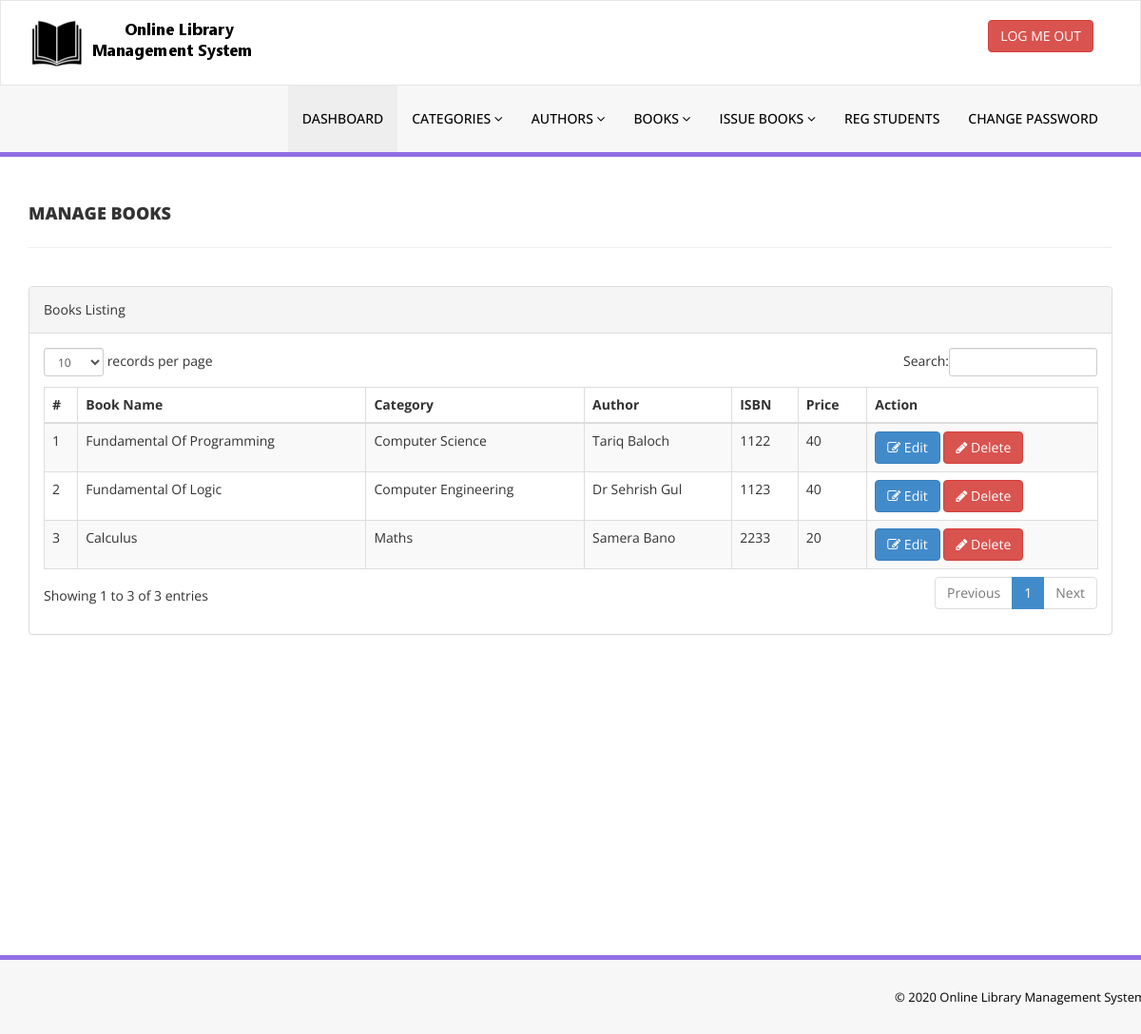
The app's page /library/admin/manage-books.php (signed in) with its own data.
### tables this page shows
CREATE TABLE `tblbooks` (
  `id` int(11) NOT NULL,
  `BookName` varchar(255) DEFAULT NULL,
  `CatId` int(11) DEFAULT NULL,
  `AuthorId` int(11) DEFAULT NULL,
  `ISBNNumber` int(11) DEFAULT NULL,
  `BookPrice` int(11) DEFAULT NULL,
  `RegDate` timestamp NULL DEFAULT current_timestamp(),
  `UpdationDate` timestamp NULL DEFAULT NULL ON UPDATE current_timestamp()
);

CREATE TABLE `tblcategory` (
  `id` int(11) NOT NULL,
  `CategoryName` varchar(150) DEFAULT NULL,
  `Status` int(1) DEFAULT NULL,
  `CreationDate` timestamp NULL DEFAULT current_timestamp(),
  `UpdationDate` timestamp NULL DEFAULT '0000-00-00 00:00:00' ON UPDATE current_timestamp()
);

CREATE TABLE `tblauthors` (
  `id` int(11) NOT NULL,
  `AuthorName` varchar(159) DEFAULT NULL,
  `creationDate` timestamp NULL DEFAULT current_timestamp(),
  `UpdationDate` timestamp NULL DEFAULT NULL ON UPDATE current_timestamp()
);

### library/admin/manage-books.php (the view, shortened to what this page needs)
<?php
include('includes/config.php');
if(strlen($_SESSION['alogin'])==0)
    {
header('location:index.php');
}
else{
    ?>
<!DOCTYPE html>
<html xmlns="http://www.w3.org/1999/xhtml">
<head>
    <link href="assets/css/bootstrap.css" rel="stylesheet" />
    <link href="assets/css/font-awesome.css" rel="stylesheet" />
    <link href="assets/js/dataTables/dataTables.bootstrap.css" rel="stylesheet" />
    <link href="assets/css/style.css" rel="stylesheet" />
</head>
<body>
<?php include('includes/header.php');?>
    <div class="content-wrapper">
         <div class="container">
        <div class="row pad-botm">
            <div class="col-md-12">
                <h4 class="header-line">Manage Books</h4>
    </div>
     <div class="row">
</div>
        </div>
            <div class="row">
                <div class="col-md-12">
                    <div class="panel panel-default">
                        <div class="panel-heading">
                           Books Listing
                        </div>
                        <div class="panel-body">
                            <div class="table-responsive">
                                <table class="table table-striped table-bordered table-hover" id="dataTables-example">
                                    <thead>
                                        <tr>
                                            <th>#</th>
                                            <th>Book Name</th>
                                            <th>Category</th>
                                            <th>Author</th>
                                            <th>ISBN</th>
                                            <th>Price</th>
                                            <th>Action</th>
                                        </tr>
                                    </thead>
                                    <tbody>
<?php $sql = "SELECT tblbooks.BookName,tblcategory.CategoryName,tblauthors.AuthorName,tblbooks.ISBNNumber,tblbooks.BookPrice,tblbooks.id as bookid from  tblbooks join tblcategory on tblcategory.id=tblbooks.CatId join tblauthors on tblauthors.id=tblbooks.AuthorId";
$query = $dbh -> prepare($sql);
$query->execute();
$results=$query->fetchAll(PDO::FETCH_OBJ);
$cnt=1;
if($query->rowCount() > 0)
{
foreach($results as $result)
{               ?>
                                        <tr class="odd gradeX">
                                            <td class="center"><?php echo htmlentities($cnt);?></td>
                                            <td class="center"><?php echo htmlentities($result->BookName);?></td>
                                            <td class="center"><?php echo htmlentities($result->CategoryName);?></td>
                                            <td class="center"><?php echo htmlentities($result->AuthorName);?></td>
                                            <td class="center"><?php echo htmlentities($result->ISBNNumber);?></td>
                                            <td class="center"><?php echo htmlentities($result->BookPrice);?></td>
                                            <td class="center">
                                            <a href="edit-book.php?bookid=<?php echo htmlentities($result->bookid);?>"><button class="btn btn-primary"><i class="fa fa-edit "></i> Edit</button>
                                          <a href="manage-books.php?del=<?php echo htmlentities($result->bookid);?>" onclick="return confirm('Are you sure you want to delete?');"" >  <button class="btn btn-danger"><i class="fa fa-pencil"></i> Delete</button>
                                            </td>
                                        </tr>
 <?php $cnt=$cnt+1;}} ?>
                                    </tbody>
                                </table>
                            </div>
                        </div>
                    </div>
                </div>
            </div>
    </div>
    </div>
  <?php include('includes/footer.php');?>
</body>
</html>
<?php } ?>

### library/admin/assets/css/style.css (style rules this page uses)
.content-wrapper { margin-top: 40px; min-height:800px; padding-bottom:90px; }
.header-line { font-weight:900; padding-bottom:25px; border-bottom:1px solid #eeeeee; text-transform:uppercase; }
.pad-botm { padding-bottom:30px; }

### records on screen
tblbooks: BookName "Fundamental Of Programming", tblcategory.CategoryName "Computer Science", AuthorId.AuthorName "Tariq Baloch", ISBNNumber "1122", BookPrice "40"
tblbooks: BookName "Fundamental Of Logic", tblcategory.CategoryName "Computer Engineering", AuthorId.AuthorName "Dr Sehrish Gul", ISBNNumber "1123", BookPrice "40"
tblbooks: BookName "Calculus", tblcategory.CategoryName "Maths", AuthorId.AuthorName "Samera Bano", ISBNNumber "2233", BookPrice "20"
